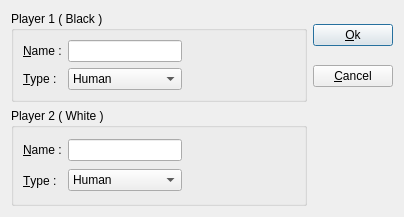
<?xml version="1.0" encoding="UTF-8"?>
<ui version="4.0">
 <class>PreferencesDialog</class>
 <widget class="QWidget" name="PreferencesDialog">
  <property name="geometry">
   <rect>
    <x>0</x>
    <y>0</y>
    <width>404</width>
    <height>217</height>
   </rect>
  </property>
  <property name="windowTitle">
   <string>Preferences</string>
  </property>
  <layout class="QGridLayout">
   <item row="0" column="0">
    <widget class="QGroupBox" name="groupBox_p1">
     <property name="title">
      <string>Player 1 ( Black )</string>
     </property>
     <layout class="QGridLayout">
      <item row="0" column="0">
       <widget class="QLabel" name="label_name_p1">
        <property name="text">
         <string>&amp;Name :</string>
        </property>
        <property name="buddy">
         <cstring>lineEdit_name_p1</cstring>
        </property>
       </widget>
      </item>
      <item row="0" column="1">
       <widget class="QLineEdit" name="lineEdit_name_p1"/>
      </item>
      <item row="0" column="2" rowspan="2">
       <spacer>
        <property name="orientation">
         <enum>Qt::Horizontal</enum>
        </property>
        <property name="sizeHint" stdset="0">
         <size>
          <width>31</width>
          <height>41</height>
         </size>
        </property>
       </spacer>
      </item>
      <item row="1" column="0">
       <widget class="QLabel" name="label_type_p1">
        <property name="text">
         <string>&amp;Type :</string>
        </property>
        <property name="buddy">
         <cstring>comboBox_type_p1</cstring>
        </property>
       </widget>
      </item>
      <item row="1" column="1">
       <widget class="QComboBox" name="comboBox_type_p1">
        <item>
         <property name="text">
          <string>Human</string>
         </property>
        </item>
        <item>
         <property name="text">
          <string>Computer</string>
         </property>
        </item>
       </widget>
      </item>
     </layout>
    </widget>
   </item>
   <item row="0" column="1">
    <layout class="QVBoxLayout">
     <item>
      <widget class="QPushButton" name="ok_pushButton">
       <property name="enabled">
        <bool>true</bool>
       </property>
       <property name="text">
        <string>&amp;Ok</string>
       </property>
       <property name="checkable">
        <bool>false</bool>
       </property>
       <property name="checked">
        <bool>false</bool>
       </property>
       <property name="default">
        <bool>true</bool>
       </property>
      </widget>
     </item>
     <item>
      <widget class="QPushButton" name="cancel_pushButton">
       <property name="text">
        <string>&amp;Cancel</string>
       </property>
       <property name="checkable">
        <bool>false</bool>
       </property>
      </widget>
     </item>
    </layout>
   </item>
   <item row="1" column="0">
    <widget class="QGroupBox" name="groupBox_p2">
     <property name="title">
      <string>Player 2 ( White )</string>
     </property>
     <layout class="QGridLayout">
      <item row="0" column="0">
       <widget class="QLabel" name="label_name_p2">
        <property name="text">
         <string>&amp;Name :</string>
        </property>
        <property name="buddy">
         <cstring>lineEdit_name_p2</cstring>
        </property>
       </widget>
      </item>
      <item row="0" column="1">
       <widget class="QLineEdit" name="lineEdit_name_p2"/>
      </item>
      <item row="0" column="2" rowspan="2">
       <spacer>
        <property name="orientation">
         <enum>Qt::Horizontal</enum>
        </property>
        <property name="sizeHint" stdset="0">
         <size>
          <width>40</width>
          <height>51</height>
         </size>
        </property>
       </spacer>
      </item>
      <item row="1" column="0">
       <widget class="QLabel" name="label_type_p2">
        <property name="text">
         <string>&amp;Type :</string>
        </property>
        <property name="buddy">
         <cstring>comboBox_type_p2</cstring>
        </property>
       </widget>
      </item>
      <item row="1" column="1">
       <widget class="QComboBox" name="comboBox_type_p2">
        <item>
         <property name="text">
          <string>Human</string>
         </property>
        </item>
        <item>
         <property name="text">
          <string>Computer</string>
         </property>
        </item>
       </widget>
      </item>
     </layout>
    </widget>
   </item>
  </layout>
 </widget>
 <tabstops>
  <tabstop>lineEdit_name_p1</tabstop>
  <tabstop>comboBox_type_p1</tabstop>
  <tabstop>lineEdit_name_p2</tabstop>
  <tabstop>comboBox_type_p2</tabstop>
  <tabstop>ok_pushButton</tabstop>
  <tabstop>cancel_pushButton</tabstop>
 </tabstops>
 <resources/>
 <connections/>
</ui>
